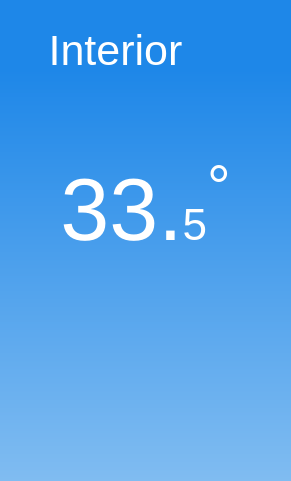
   <widget class="QFrame" name="indoor_frame">
    <property name="geometry">
     <rect>
      <x>510</x>
      <y>0</y>
      <width>291</width>
      <height>481</height>
     </rect>
    </property>
    <property name="minimumSize">
     <size>
      <width>0</width>
      <height>0</height>
     </size>
    </property>
    <property name="maximumSize">
     <size>
      <width>444444</width>
      <height>444444</height>
     </size>
    </property>
    <property name="baseSize">
     <size>
      <width>0</width>
      <height>0</height>
     </size>
    </property>
    <property name="styleSheet">
     <string notr="true">background-color:qlineargradient(spread:pad, x1:1, y1:0, x2:1, y2:1, stop:0.146067 rgba(30, 135, 232, 255), stop:1 rgba(128, 188, 241, 255))</string>
    </property>
    <property name="frameShape">
     <enum>QFrame::NoFrame</enum>
    </property>
    <property name="frameShadow">
     <enum>QFrame::Plain</enum>
    </property>
    <widget class="QLabel" name="interior_title">
     <property name="geometry">
      <rect>
       <x>0</x>
       <y>0</y>
       <width>231</width>
       <height>101</height>
      </rect>
     </property>
     <property name="font">
      <font>
       <pointsize>32</pointsize>
       <weight>50</weight>
       <bold>false</bold>
       <kerning>true</kerning>
      </font>
     </property>
     <property name="layoutDirection">
      <enum>Qt::LeftToRight</enum>
     </property>
     <property name="styleSheet">
      <string notr="true">QLabel{background-color: transparent;color: white}</string>
     </property>
     <property name="text">
      <string>Interior</string>
     </property>
     <property name="textFormat">
      <enum>Qt::AutoText</enum>
     </property>
     <property name="scaledContents">
      <bool>false</bool>
     </property>
     <property name="alignment">
      <set>Qt::AlignCenter</set>
     </property>
    </widget>
    <widget class="DisplayBar" name="interior_1_bar">
     <property name="geometry">
      <rect>
       <x>20</x>
       <y>265</y>
       <width>281</width>
       <height>51</height>
      </rect>
     </property>
     <property name="styleSheet">
      <string notr="true">background-color:rgba(255, 255, 255, 0)</string>
     </property>
     <property name="frameShape">
      <enum>QFrame::NoFrame</enum>
     </property>
     <property name="text">
      <string notr="true"/>
     </property>
     <property name="pixmap">
      <pixmap>../../assets/gui_base/bar_blue.png</pixmap>
     </property>
     <property name="buddy">
      <cstring>interior_1_bar</cstring>
     </property>
    </widget>
    <widget class="DisplayBar" name="interior_2_bar">
     <property name="geometry">
      <rect>
       <x>20</x>
       <y>330</y>
       <width>281</width>
       <height>51</height>
      </rect>
     </property>
     <property name="styleSheet">
      <string notr="true">background-color:rgba(255, 255, 255, 0)</string>
     </property>
     <property name="frameShape">
      <enum>QFrame::NoFrame</enum>
     </property>
     <property name="frameShadow">
      <enum>QFrame::Plain</enum>
     </property>
     <property name="text">
      <string notr="true"/>
     </property>
     <property name="pixmap">
      <pixmap>../../assets/gui_base/bar_yellow.png</pixmap>
     </property>
     <property name="scaledContents">
      <bool>false</bool>
     </property>
    </widget>
    <widget class="DisplayBar" name="interior_3_bar">
     <property name="geometry">
      <rect>
       <x>20</x>
       <y>396</y>
       <width>281</width>
       <height>51</height>
      </rect>
     </property>
     <property name="styleSheet">
      <string notr="true">background-color:rgba(255, 255, 255, 0)</string>
     </property>
     <property name="frameShape">
      <enum>QFrame::NoFrame</enum>
     </property>
     <property name="text">
      <string notr="true"/>
     </property>
     <property name="pixmap">
      <pixmap>../../assets/gui_base/bar_green.png</pixmap>
     </property>
     <property name="scaledContents">
      <bool>false</bool>
     </property>
    </widget>
    <widget class="QLabel" name="interior_background">
     <property name="geometry">
      <rect>
       <x>0</x>
       <y>0</y>
       <width>291</width>
       <height>481</height>
      </rect>
     </property>
     <property name="text">
      <string/>
     </property>
     <property name="scaledContents">
      <bool>true</bool>
     </property>
    </widget>
    <widget class="QLabel" name="interior_temp_icon">
     <property name="geometry">
      <rect>
       <x>240</x>
       <y>10</y>
       <width>45</width>
       <height>81</height>
      </rect>
     </property>
     <property name="sizePolicy">
      <sizepolicy hsizetype="Fixed" vsizetype="Fixed">
       <horstretch>0</horstretch>
       <verstretch>0</verstretch>
      </sizepolicy>
     </property>
     <property name="styleSheet">
      <string notr="true">background-color:rgba(255, 255, 255, 0)</string>
     </property>
     <property name="text">
      <string notr="true"/>
     </property>
     <property name="pixmap">
      <pixmap>../../assets/weather_icons/wi-thermometer_full.svg</pixmap>
     </property>
     <property name="scaledContents">
      <bool>true</bool>
     </property>
     <property name="buddy">
      <cstring>interior_temp_icon</cstring>
     </property>
    </widget>
    <widget class="ClickableLabel" name="interior_temp_value">
     <property name="geometry">
      <rect>
       <x>0</x>
       <y>100</y>
       <width>291</width>
       <height>161</height>
      </rect>
     </property>
     <property name="sizePolicy">
      <sizepolicy hsizetype="Preferred" vsizetype="Preferred">
       <horstretch>0</horstretch>
       <verstretch>0</verstretch>
      </sizepolicy>
     </property>
     <property name="minimumSize">
      <size>
       <width>180</width>
       <height>120</height>
      </size>
     </property>
     <property name="sizeIncrement">
      <size>
       <width>167</width>
       <height>179</height>
      </size>
     </property>
     <property name="baseSize">
      <size>
       <width>167</width>
       <height>169</height>
      </size>
     </property>
     <property name="font">
      <font>
       <pointsize>66</pointsize>
       <weight>50</weight>
       <bold>false</bold>
       <kerning>true</kerning>
      </font>
     </property>
     <property name="autoFillBackground">
      <bool>false</bool>
     </property>
     <property name="styleSheet">
      <string notr="true">QLabel{background-color: transparent;color: white}</string>
     </property>
     <property name="text">
      <string notr="true">&lt;html&gt;&lt;head/&gt;&lt;body&gt;&lt;p&gt;&lt;span style=&quot; color:#ffffff;&quot;&gt;33.&lt;/span&gt;&lt;span style=&quot; font-size:33pt; color:#ffffff;&quot;&gt;5&lt;/span&gt;&lt;span style=&quot; color:#ffffff; vertical-align:super;&quot;&gt;°&lt;/span&gt;&lt;/p&gt;&lt;/body&gt;&lt;/html&gt;</string>
     </property>
     <property name="textFormat">
      <enum>Qt::RichText</enum>
     </property>
     <property name="scaledContents">
      <bool>false</bool>
     </property>
     <property name="alignment">
      <set>Qt::AlignBottom|Qt::AlignHCenter</set>
     </property>
     <property name="wordWrap">
      <bool>false</bool>
     </property>
    </widget>
    <zorder>interior_background</zorder>
    <zorder>interior_2_bar</zorder>
    <zorder>interior_title</zorder>
    <zorder>interior_1_bar</zorder>
    <zorder>interior_3_bar</zorder>
    <zorder>interior_temp_icon</zorder>
    <zorder>interior_temp_value</zorder>
   </widget>
